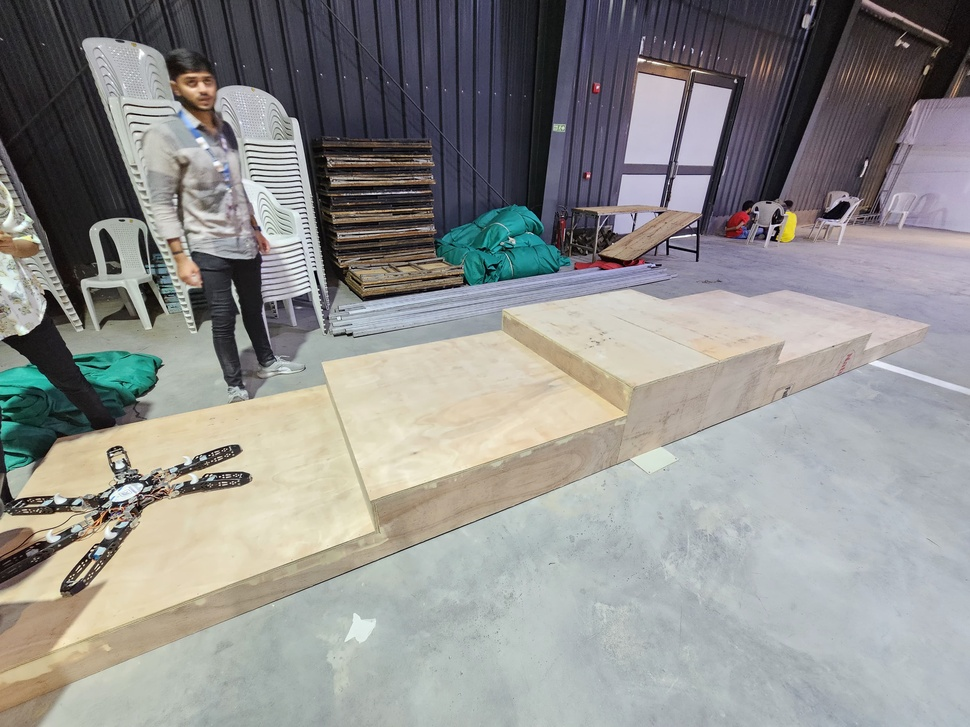
#> input picture Distance_Calculations_WRT_Stairs/stair.jpg, 970 x 727 px, shrunk from 4000 x 3000 before the run, given in place of the camera
$ python trackBar.py
#> lines starting #> are read from the running program, lines starting #| are printed output that depends on the picture; after the words box and inside, x2 and y2 are one past the last pixel; in counts of white or black regions, pixels touching at a corner belong together
import cv2
import numpy as np

def nothing(x):
    pass

# Create a window for trackbars
cv2.namedWindow('Color Calibration')

# Create trackbars for color detection
cv2.createTrackbar('H Low', 'Color Calibration', 0, 179, nothing)
#> slider 'H Low' is set to 35
cv2.createTrackbar('S Low', 'Color Calibration', 0, 255, nothing)
#> slider 'S Low' is set to 51
cv2.createTrackbar('V Low', 'Color Calibration', 0, 255, nothing)
#> slider 'V Low' is set to 51
cv2.createTrackbar('H High', 'Color Calibration', 179, 179, nothing)
cv2.createTrackbar('S High', 'Color Calibration', 255, 255, nothing)
cv2.createTrackbar('V High', 'Color Calibration', 255, 255, nothing)

# Open camera
cap = cv2.VideoCapture(0)

while True:
    # Read frame
    ret, frame = cap.read()
#> frame is the input picture: shape (727, 970, 3); mean B, G, R 141.4, 143.4, 143.8
    if not ret:
        break

    # Convert to HSV
    hsv = cv2.cvtColor(frame, cv2.COLOR_BGR2HSV)
#> hsv: shape (727, 970, 3); mean H, S, V 79.9, 36.9, 152.1

    # Get trackbar positions
    h_low = cv2.getTrackbarPos('H Low', 'Color Calibration')
    s_low = cv2.getTrackbarPos('S Low', 'Color Calibration')
    v_low = cv2.getTrackbarPos('V Low', 'Color Calibration')
    h_high = cv2.getTrackbarPos('H High', 'Color Calibration')
    s_high = cv2.getTrackbarPos('S High', 'Color Calibration')
    v_high = cv2.getTrackbarPos('V High', 'Color Calibration')

    # Define range of color in HSV
    lower_red = np.array([h_low, s_low, v_low])
    upper_red = np.array([h_high, s_high, v_high])

    # Create mask
    mask = cv2.inRange(hsv, lower_red, upper_red)
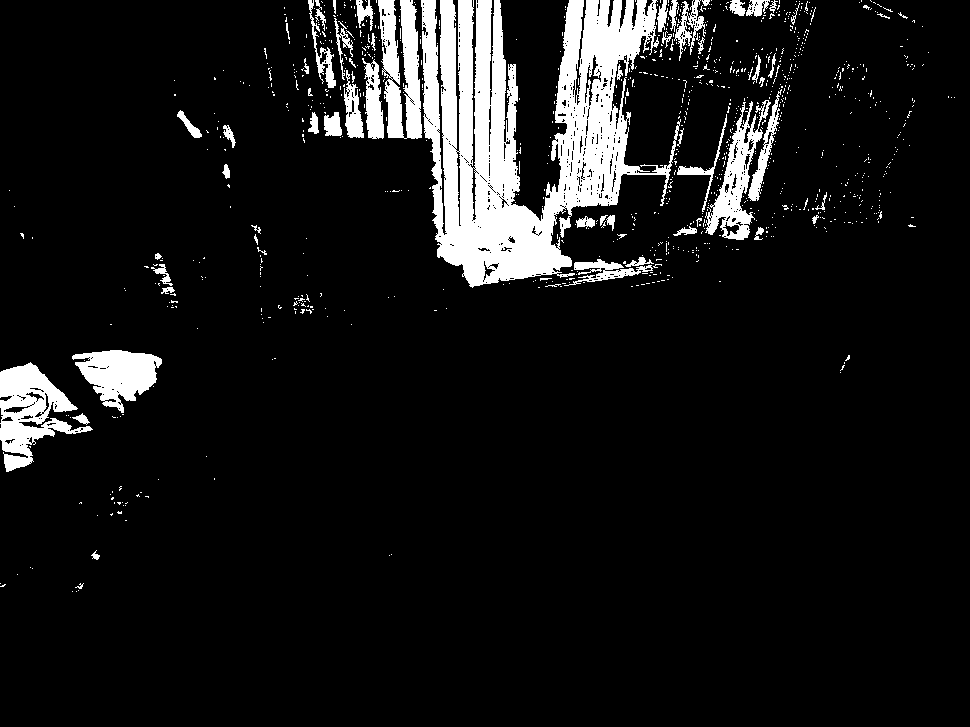
#> mask: shape (727, 970); 9.1% white; 1011 white regions (947 under 20 px), largest, box (x1, y1, x2, y2) and area: (421, 0, 681, 288) 37253, (0, 362, 93, 472) 4481, (378, 0, 422, 139) 3937

    # Bitwise-AND mask and original image
    result = cv2.bitwise_and(frame, frame, mask=mask)
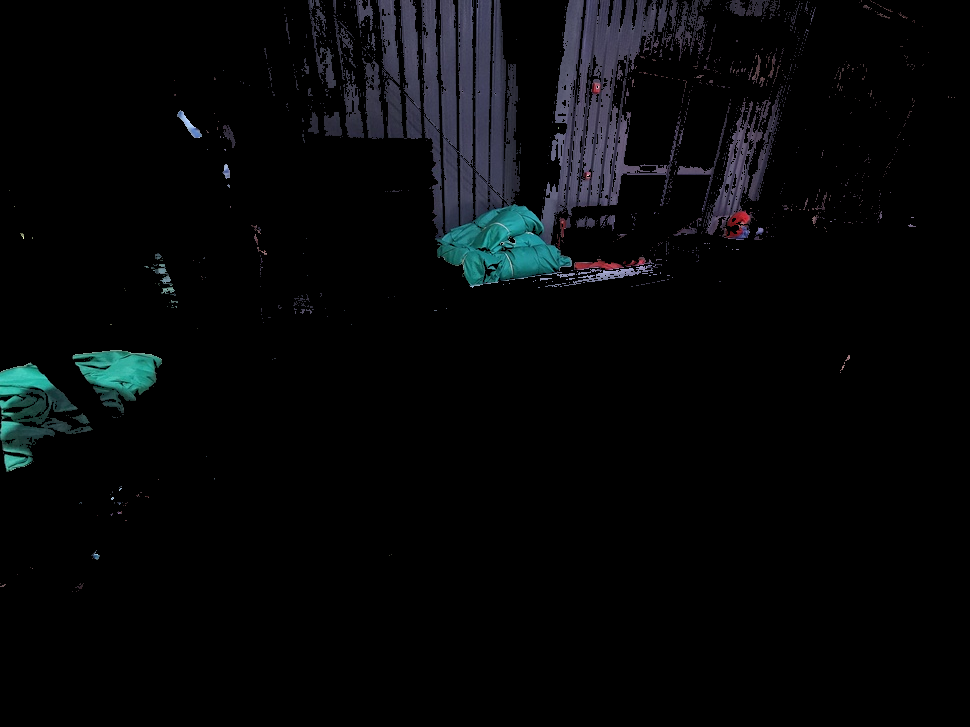
#> result: shape (727, 970, 3); mean B, G, R 8.3, 7, 5.6

    # Show the images
    cv2.imshow('Original', frame)
    cv2.imshow('Mask', mask)
    cv2.imshow('Result', result)

    # Break loop
    k = cv2.waitKey(1) & 0xFF
#> (key Esc is pressed here)
    if k == 27:  # ESC key
        break

# Release resources
cap.release()
cv2.destroyAllWindows()
